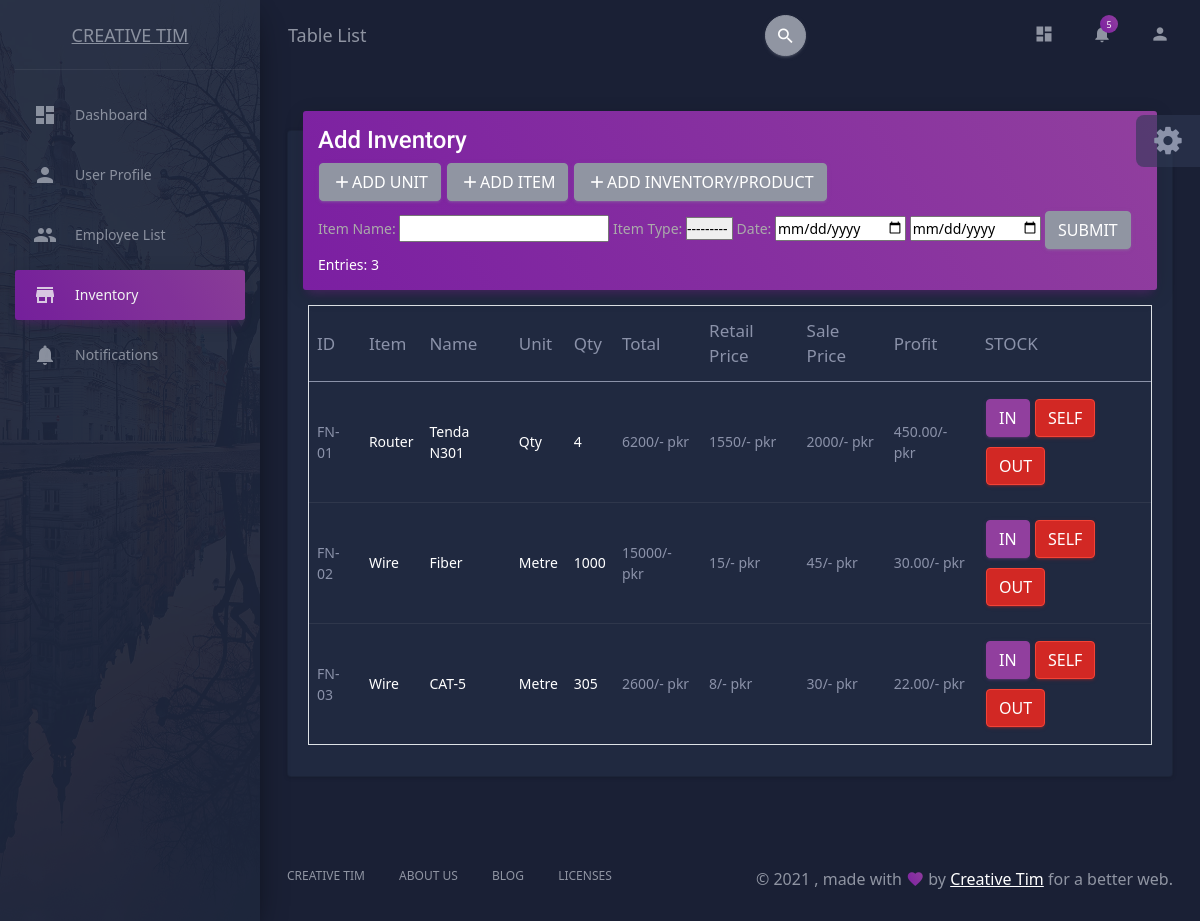
The page /ims/ (signed in) on the database its author committed.
### ims/models.py (models this page shows, shortened)
class ItemType(models.Model):
    name = models.CharField(max_length=100, null=True)
    item = models.ForeignKey(Item, null=True, on_delete=models.CASCADE)
    quantity = models.CharField(max_length=100, null=True)
    price = models.IntegerField(null=True)
    salePrice = models.IntegerField(null=True)
    purchasePrice = models.IntegerField(null=True)
    date_created = models.DateTimeField(auto_now_add=datetime.datetime.now())

class Item(models.Model):
    name = models.CharField(max_length=100, null=True)
    unit = models.ForeignKey(Unit, null=True, on_delete=models.CASCADE)
    date_created = models.DateTimeField(auto_now_add=datetime.datetime.now())
    def __str__(self):
        return self.name

class Unit(models.Model):
    name = models.CharField(max_length=100, null=True)
    date_created = models.DateTimeField(auto_now_add=datetime.datetime.now())
    def __str__(self):
        return self.name

### ims/views.py (the view)
# urls.py: path('', views.ImsHome),
@login_required(login_url='login')
def ImsHome(request):
    items = ItemType.objects.all()
    itemFilter = ItemTypeFilter(request.GET, queryset=items)
    items = itemFilter.qs
    itemCount = itemFilter.qs.count()
    context = {
        'items':items,
        'itemCount':itemCount,
        'itemFilter':itemFilter,
    }
    return render(request, 'ims/Home.html', context)

### ims/templates/ims/Home.html (shortened to what this page needs)
{% extends 'employee/main.html' %}
{% load mathfilters %}
{% load static %}
{% block content %}
<div class="wrapper ">
  <div class="sidebar" data-color="purple" data-background-color="black" data-image="{% static '/img/sidebar-2.jpg' %}">
    <div class="logo"><a href="http://www.creative-tim.com" class="simple-text logo-normal">
        Creative Tim
      </a></div>
    <div class="sidebar-wrapper">
      <ul class="nav">
        <li class="nav-item  ">
          <a class="nav-link" href="/dashboard/">
            <i class="material-icons">dashboard</i>
            <p>Dashboard</p>
          </a>
        </li>
        <li class="nav-item ">
          <a class="nav-link" href="/user/">
            <i class="material-icons">person</i>
            <p>User Profile</p>
          </a>
        </li>
        <li class="nav-item">
          <a class="nav-link" href="/details/">
            <i class="material-icons">group</i>
            <p>Employee List</p>
          </a>
        </li>
        <li class="nav-item active">
          <a class="nav-link" href="#collapseExample" data-toggle="collapse" role="button" aria-expanded="false"
          aria-controls="collapseExample">
            <i class="material-icons">store</i>
            <p>Inventory</p>
          </a>
        </li>
        <li class="nav-item ">
          <a class="nav-link" href="./notifications.html">
            <i class="material-icons">notifications</i>
            <p>Notifications</p>
          </a>
        </li>
      </ul>
    </div>
  </div>
  <div class="main-panel">
    <nav class="navbar navbar-expand-lg navbar-transparent navbar-absolute fixed-top " id="navigation-example">
      <div class="container-fluid">
        <div class="navbar-wrapper">
          <a class="navbar-brand" href="javascript:void(0)">Table List</a>
        </div>
        <div class="collapse navbar-collapse justify-content-end">
          <form class="navbar-form" method="get">
            <div class="input-group no-border">
              <button type="submit" class="btn btn-default btn-round btn-just-icon">
                <i class="material-icons">search</i>
                <div class="ripple-container"></div>
              </button>
            </div>
          </form>
          <ul class="navbar-nav">
            <li class="nav-item">
              <a class="nav-link" href="/dashboard/">
                <i class="material-icons">dashboard</i>
              </a>
            </li>
            <li class="nav-item dropdown">
              <a class="nav-link" href="javscript:void(0)" id="navbarDropdownMenuLink" data-toggle="dropdown"
                aria-haspopup="true" aria-expanded="false">
                <i class="material-icons">notifications</i>
                <span class="notification">5</span>
              </a>
            </li>
            <li class="nav-item dropdown">
              <a class="nav-link" href="javscript:void(0)" id="navbarDropdownMenuLink" data-toggle="dropdown"
                aria-haspopup="true" aria-expanded="false">
                <i class="material-icons">person</i>
              </a>
            </li>
          </ul>
        </div>
      </div>
    </nav>
    <div class="content">
      <div class="container-fluid">
        <div class="row">
          <div class="col-md-12">
            <div class="card">
              <div class="card-header card-header-primary">
                <h4 class="card-title ">Add Inventory</h4>
                <p class="card-category">
                  <a href="addUnit/" class="btn" style=""><span class="material-icons"
                      style="font-size: 20px;padding-bottom: 20px;">add</span>add Unit</a>
                  <a href="addItem/" class="btn" style=""><span class="material-icons"
                      style="font-size: 20px;padding-bottom: 20px;">add</span>add item</a>
                  <a href="addItemType/" class="btn" style=""><span class="material-icons"
                      style="font-size: 20px;padding-bottom: 20px;">add</span>add inventory/Product</a>
                </p>
                <form method="get" action="">
                  <label for="itemFilter">Item Name:</label>
                  {{ itemFilter.form.name }}
                  <label for="itemFilter">Item Type:</label>
                  {{ itemFilter.form.item }}
                  <label for="unitFilter">Date:</label>
                  {{ itemFilter.form.startdate }}
                  {{ itemFilter.form.enddate }}
                  <button class="btn">Submit</button>
                  <a>Entries: {{ itemCount }}</a>
                </form>
              </div>
              <div class="card-body">
                <div class="table-responsive">
                  <table class="table">
                    <thead class=" text-primary">
                      <th>
                        ID
                      </th>
                      <th>
                        Item
                      </th>
                      <th>
                        Name
                      </th>
                      <th>
                        Unit
                      </th>
                      <th>
                        Qty
                      </th>
                      <th>
                        Total
                      </th>
                      <th>
                        Retail Price
                      </th>
                      <th>
                        Sale Price
                      </th>
                      <th>
                        Profit
                      </th>
                      <th>
                        STOCK
                      </th>
                    </thead>
                    <tbody id="mytable" class="non-underline">
                      {% for item in items %}
                      <tr>
                        <td>FN-0{{ item.id }}</td>
                        <td><a style="text-decoration: none;" href="updateItem/{{ item.item.id }}">{{ item.item.name }}</a></td>
                        <td><a style="text-decoration: none;" href="updateItemType/{{item.id}}">{{ item.name }}</td>
                        <td><a style="text-decoration: none;" href="updateUnit/{{item.item.unit.id}}">{{ item.item.unit }}</td>
                        <td><a style="text-decoration: none;" href="updateItemType/{{item.id}}" id="newQuantity">{{ item.quantity }}</a></td>
                        <td id="newPrice">{{ item.price }}/- pkr</td>
                        <td>{{ item.purchasePrice }}/- pkr</td>
                        <td>{{ item.salePrice }}/- pkr</td>
                        <td id="Pricenew">{{ item.salePrice|sub:item.purchasePrice|floatformat:2 }}/- pkr</td>
                        <td>
                          <a class="btn btn-primary" href="stockItemType/{{ item.id }}">In</a>
                          <a class="btn btn-danger" href="stockOutItemType/{{ item.id }}">Self</a>
                          <a class="btn btn-danger" href="addInvoice/{{ item.id }}">Out</a>
                        </td>
                      </tr>
                      {% endfor %}
                    </tbody>
                  </table>
                </div>
              </div>
            </div>
          </div>
        </div>
      </div>
    </div>
    <footer class="footer">
      <div class="container-fluid">
        <nav class="float-left">
          <ul>
            <li>
              <a href="https://www.creative-tim.com">
                Creative Tim
              </a>
            </li>
            <li>
              <a href="https://creative-tim.com/presentation">
                About Us
              </a>
            </li>
            <li>
              <a href="http://blog.creative-tim.com">
                Blog
              </a>
            </li>
            <li>
              <a href="https://www.creative-tim.com/license">
                Licenses
              </a>
            </li>
          </ul>
        </nav>
        <div class="copyright float-right" id="date">
          , made with <i class="material-icons">favorite</i> by
          <a href="https://www.creative-tim.com" target="_blank">Creative Tim</a> for a better web.
        </div>
      </div>
    </footer>
  </div>
</div>
<div class="fixed-plugin">
  <div class="dropdown show-dropdown">
    <a href="#" data-toggle="dropdown">
      <i class="fa fa-cog fa-2x"> </i>
    </a>
  </div>
</div>
{% endblock %}

### static/css/main.css (style rules this page uses)
table, td { border-width: 1px; border-style: double; border-color: black; padding: 20px; }
.non-underline a { text-decoration: none !important; }

### rows shown on the page
ItemType: id "1", item.name "Router", name "Tenda N301", item.unit "Qty", quantity "4", price "6200", purchasePrice "1550", salePrice "2000", salePrice|sub "450.00"
ItemType: id "2", item.name "Wire", name "Fiber", item.unit "Metre", quantity "1000", price "15000", purchasePrice "15", salePrice "45", salePrice|sub "30.00"
ItemType: id "3", item.name "Wire", name "CAT-5", item.unit "Metre", quantity "305", price "2600", purchasePrice "8", salePrice "30", salePrice|sub "22.00"

### other values the page prints
{{ itemCount }} "3"
